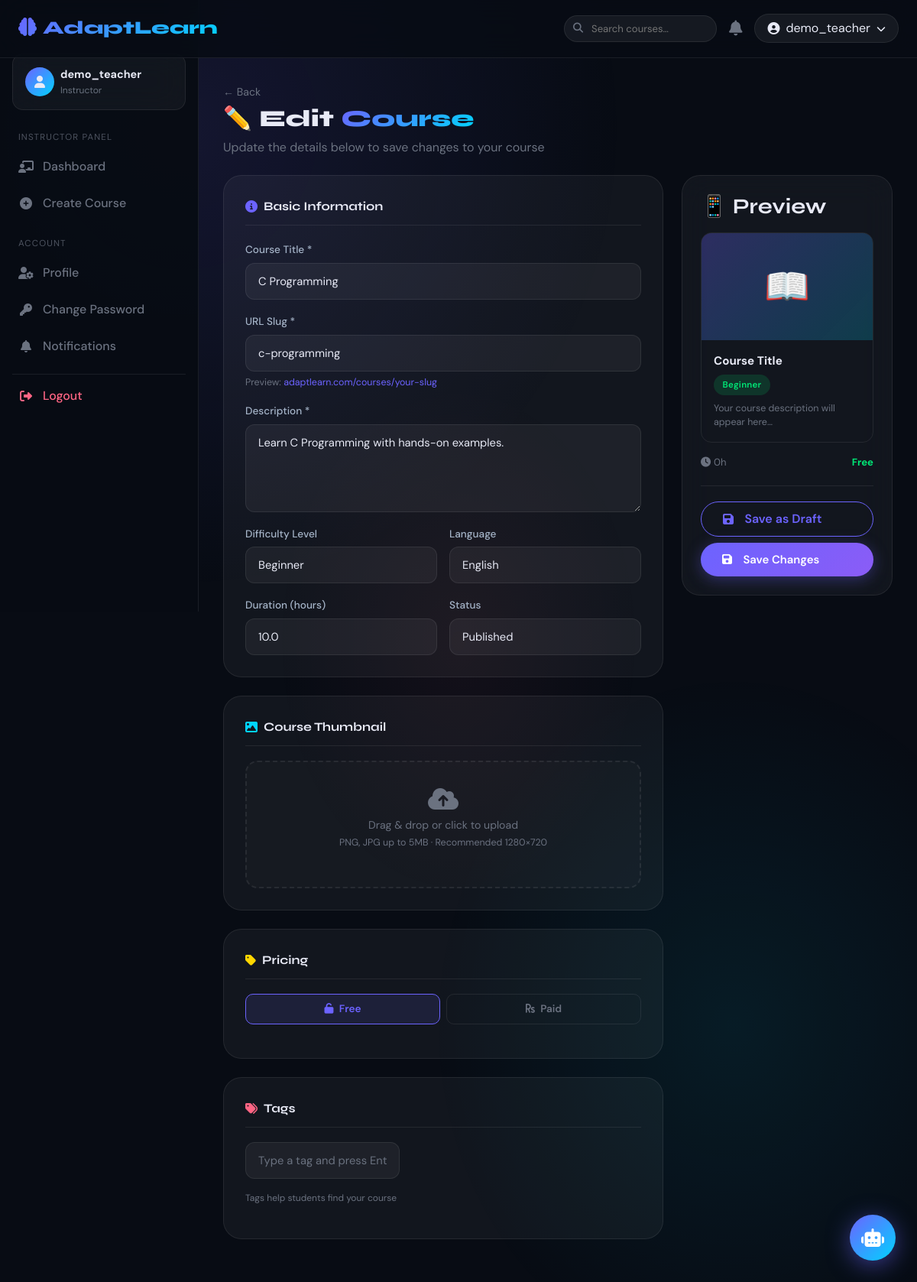
Screenshot of /courses/12/edit/ (signed in) with the database file from the repository.
### learning/models.py (models this page shows, shortened)
class UserProfile(models.Model):
    ROLE_CHOICES = [('student', 'Student'), ('instructor', 'Instructor'), ('admin', 'Admin')]
    user = models.OneToOneField(User, on_delete=models.CASCADE, related_name='profile')
    role = models.CharField(max_length=20, choices=ROLE_CHOICES, default='student')
    avatar = models.ImageField(upload_to='avatars/', null=True, blank=True)
    bio = models.TextField(blank=True)
    phone = models.CharField(max_length=15, blank=True)
    date_of_birth = models.DateField(null=True, blank=True)
    learning_style = models.CharField(max_length=50, blank=True)  # visual/auditory/reading/kinesthetic
    skill_level = models.CharField(max_length=20, default='beginner',
                                   choices=[('beginner','Beginner'),('intermediate','Intermediate'),('advanced','Advanced')])
    total_points = models.IntegerField(default=0)
    created_at = models.DateTimeField(auto_now_add=True)
    updated_at = models.DateTimeField(auto_now=True)

class Course(models.Model):
    DIFFICULTY = [('beginner','Beginner'),('intermediate','Intermediate'),('advanced','Advanced')]
    STATUS     = [('draft','Draft'),('published','Published'),('archived','Archived')]
    title        = models.CharField(max_length=200)
    slug         = models.SlugField(unique=True)
    description  = models.TextField()
    instructor   = models.ForeignKey(User, on_delete=models.CASCADE, related_name='courses_taught')
    thumbnail    = models.ImageField(upload_to='course_thumbnails/', null=True, blank=True)
    difficulty   = models.CharField(max_length=20, choices=DIFFICULTY, default='beginner')
    status       = models.CharField(max_length=20, choices=STATUS, default='draft')
    price        = models.DecimalField(max_digits=8, decimal_places=2, default=0.00)
    is_free      = models.BooleanField(default=False)
    tags         = models.CharField(max_length=300, blank=True)
    duration_hrs = models.FloatField(default=0)
    language     = models.CharField(max_length=50, default='English')
    rating       = models.FloatField(default=0.0)
    total_enrolled = models.IntegerField(default=0)
    created_at   = models.DateTimeField(auto_now_add=True)
    updated_at   = models.DateTimeField(auto_now=True)
    class Meta:
        ordering = ['-created_at']

### learning/views.py (the view)
# urls.py: path('courses/<int:course_id>/edit/', views.edit_course, name='edit_course'),
@login_required
def edit_course(request, course_id):
    course = get_object_or_404(Course, id=course_id, instructor=request.user)
    if request.method == 'POST':
        form = CourseForm(request.POST, request.FILES, instance=course)
        if form.is_valid():
            c = form.save(commit=False)
            c.is_free = request.POST.get('is_free', 'false') == 'true'
            if c.is_free:
                c.price = 0
            c.tags = request.POST.get('tags', '')
            c.save()
            messages.success(request, f'Course "{c.title}" updated successfully!')
            return redirect('instructor_dashboard')
    else:
        form = CourseForm(instance=course)
    return render(request, 'learning/edit_course.html', {'form': form, 'course': course})

### templates/learning/edit_course.html (shortened to what this page needs)
{% extends 'base.html' %}
{% block content %}
<div class="mb-4" data-aos="fade-down">
  <a href="{% url 'dashboard' %}" style="color:var(--muted);font-size:.88rem">← Back</a>
  <h1 style="font-family:'Syne',sans-serif;font-size:1.9rem;font-weight:800;margin-top:.3rem">
    ✏️ Edit <span class="gradient-text">Course</span>
  </h1>
  <p style="color:var(--muted)">Update the details below to save changes to your course</p>
</div>
<form method="post" enctype="multipart/form-data" id="courseForm">
  <div class="row g-4">
    <div class="col-xl-8">
      <div class="form-section" data-aos="fade-up">
        <div class="form-section-title"><i class="fas fa-info-circle" style="color:var(--accent)"></i> Basic Information</div>
        <div class="mb-3">
          <label class="form-label">Course Title *</label>
          {{ form.title }}
        </div>
        <div class="mb-3">
          <label class="form-label">URL Slug *</label>
          {{ form.slug }}
          <div class="slug-preview">Preview: <span>adaptlearn.com/courses/<span id="slugPreview">your-slug</span></span></div>
        </div>
        <div class="mb-3">
          <label class="form-label">Description *</label>
          {{ form.description }}
        </div>
        <div class="row g-3">
          <div class="col-md-6">
            <label class="form-label">Difficulty Level</label>
            {{ form.difficulty }}
          </div>
          <div class="col-md-6">
            <label class="form-label">Language</label>
            {{ form.language }}
          </div>
          <div class="col-md-6">
            <label class="form-label">Duration (hours)</label>
            {{ form.duration_hrs }}
          </div>
          <div class="col-md-6">
            <label class="form-label">Status</label>
            {{ form.status }}
          </div>
        </div>
      </div>
      <div class="form-section" data-aos="fade-up" data-aos-delay="50">
        <div class="form-section-title"><i class="fas fa-image" style="color:var(--accent2)"></i> Course Thumbnail</div>
        <div class="drop-zone" id="dropZone" onclick="document.getElementById('thumbnailInput').click()">
          <i class="fas fa-cloud-upload-alt fa-2x mb-2" style="color:var(--muted)"></i>
          <p style="color:var(--muted);font-size:.88rem">Drag & drop or click to upload<br><span style="font-size:.78rem">PNG, JPG up to 5MB · Recommended 1280×720</span></p>
        </div>
      </div>
      <div class="form-section" data-aos="fade-up" data-aos-delay="100">
        <div class="form-section-title"><i class="fas fa-tag" style="color:var(--gold)"></i> Pricing</div>
        <div class="price-toggle mb-3" id="priceToggle">
          <button type="button" class="price-btn active" onclick="setPricing('free',this)">
            <i class="fas fa-unlock me-1"></i> Free
          </button>
          <button type="button" class="price-btn" onclick="setPricing('paid',this)">
            <i class="fas fa-rupee-sign me-1"></i> Paid
          </button>
        </div>
      </div>
      <div class="form-section" data-aos="fade-up" data-aos-delay="120">
        <div class="form-section-title"><i class="fas fa-tags" style="color:var(--accent3)"></i> Tags</div>
        <div class="mb-2">
          <input type="text" class="glass-input" id="tagInputField"
                 placeholder="Type a tag and press Enter…">
        </div>
        <p style="font-size:.75rem;color:var(--muted);margin-top:.5rem">Tags help students find your course</p>
      </div>
    </div>
    <div class="col-xl-4">
      <div class="glass p-4 sticky-top" style="top:84px;border-radius:var(--radius-lg)" data-aos="fade-left">
        <h3 style="font-weight:700;margin-bottom:1rem">📱 Preview</h3>
        <div style="border:1px solid var(--border);border-radius:14px;overflow:hidden;margin-bottom:1rem">
          <div id="previewThumbBox" style="height:140px;background:linear-gradient(135deg,rgba(108,99,255,.3),rgba(0,212,255,.2));display:flex;align-items:center;justify-content:center;font-size:3rem">📖</div>
          <div style="padding:1rem">
            <div id="previewTitle" style="font-weight:700;font-size:.95rem;margin-bottom:.4rem;color:var(--text)">Course Title</div>
            <div id="previewDiff" class="badge-difficulty badge-beginner mb-2">Beginner</div>
            <div id="previewDesc" style="font-size:.78rem;color:var(--muted)">Your course description will appear here…</div>
          </div>
        </div>
        <div class="d-flex justify-content-between mb-2" style="font-size:.82rem;color:var(--muted)">
          <span><i class="fas fa-clock me-1"></i><span id="previewDuration">0</span>h</span>
          <span id="previewPrice" style="font-weight:700;color:var(--green)">Free</span>
        </div>
        <div class="divider"></div>
        <div class="d-flex flex-column gap-2">
          <button type="submit" name="status" value="draft" class="btn-outline-glow btn w-100">
            <i class="fas fa-save me-2"></i>Save as Draft
          </button>
          <button type="submit" class="btn-primary-glow btn w-100">
            <i class="fas fa-save me-2"></i>Save Changes
          </button>
        </div>
      </div>
    </div>
  </div>
</form>
{% endblock %}

### templates/base.html (shortened to what this page needs)
{% load static %}{% load learning_extras %}
<!DOCTYPE html>
<html lang="en" data-theme="dark">
<head>
  <link href="https://cdn.jsdelivr.net/npm/bootstrap@5.3.2/dist/css/bootstrap.min.css" rel="stylesheet" />
  <link href="https://cdnjs.cloudflare.com/ajax/libs/font-awesome/6.5.0/css/all.min.css" rel="stylesheet" />
  <link href="https://cdn.jsdelivr.net/npm/aos@2.3.4/dist/aos.css" rel="stylesheet" />
  <link href="{% static 'css/main.css' %}" rel="stylesheet"/>
</head>
<body>
  <nav class="navbar navbar-expand-lg">
    <div class="container-fluid px-4">
      <a class="navbar-brand" href="{% url 'home' %}">
        <i class="fas fa-brain me-2"></i>AdaptLearn
      </a>
      <div class="ms-auto d-flex align-items-center gap-3">
        {% if request.user.is_authenticated %}
        <form action="{% url 'search' %}" method="get" class="d-none d-lg-flex align-items-center">
          <div style="position:relative">
            <i class="fas fa-search" style="position:absolute;left:.75rem;top:50%;transform:translateY(-50%);color:var(--muted);font-size:.82rem"></i>
            <input type="text" name="q" placeholder="Search courses…"
                   style="background:rgba(255,255,255,.06);border:1px solid var(--border);border-radius:50px;color:var(--text);padding:.42rem .9rem .42rem 2.2rem;font-size:.82rem;width:200px;outline:none;transition:all .2s"
                   onfocus="this.style.width='260px';this.style.borderColor='var(--accent)'"
                   onblur="this.style.width='200px';this.style.borderColor='var(--border)'">
          </div>
        </form>
          <a href="{% url 'notifications' %}" class="position-relative" style="color:var(--muted)">
            <i class="fas fa-bell fa-lg"></i>
          </a>
          <div class="dropdown">
            <button class="btn d-flex align-items-center gap-2 px-3"
                    style="background:rgba(255,255,255,.06);border:1px solid var(--border);border-radius:50px;color:var(--text)"
                    data-bs-toggle="dropdown">
              <i class="fas fa-user-circle"></i>
              <span class="d-none d-md-inline">{{ request.user.first_name|default:request.user.username }}</span>
              <i class="fas fa-chevron-down fa-xs"></i>
            </button>
          </div>
        {% else %}
          <a href="{% url 'user_login' %}" class="btn-outline-glow btn">Login</a>
          <a href="{% url 'user_register' %}" class="btn-primary-glow btn">Sign Up</a>
        {% endif %}
      </div>
    </div>
  </nav>
  {% if request.user.is_authenticated %}
  <div class="d-flex">
    <aside class="sidebar" id="sidebar">
      <div class="px-3 mb-2">
        <div class="d-flex align-items-center gap-2 p-3 glass" style="border-radius:14px">
          <div style="width:38px;height:38px;background:linear-gradient(135deg,var(--accent),var(--accent2));
                      border-radius:50%;display:flex;align-items:center;justify-content:center;font-size:1rem">
            <i class="fas fa-user"></i>
          </div>
          <div>
            <div style="font-weight:700;font-size:.9rem">{{ request.user.first_name|default:request.user.username }}</div>
            <div style="font-size:.75rem;color:var(--muted)">{{ request.user.profile.role|title|default:"Student" }}</div>
          </div>
        </div>
      </div>
      {% if request.user.is_superuser or request.user.is_staff or request.user.profile.role == 'instructor' or request.user.profile.role == 'admin' %}
      <div class="sidebar-section">Instructor Panel</div>
      <a href="{% url 'instructor_dashboard' %}" class="sidebar-link {% if request.resolver_match.url_name == 'instructor_dashboard' %}active{% endif %}">
        <i class="fas fa-chalkboard-teacher"></i> Dashboard
      </a>
      <a href="{% url 'create_course' %}" class="sidebar-link {% if request.resolver_match.url_name == 'create_course' %}active{% endif %}">
        <i class="fas fa-plus-circle"></i> Create Course
      </a>
      {% endif %}
      <div class="sidebar-section">Account</div>
      <a href="{% url 'profile' %}"
         class="sidebar-link {% if request.resolver_match.url_name == 'profile' %}active{% endif %}">
        <i class="fas fa-user-cog"></i> Profile
      </a>
      <a href="{% url 'change_password' %}"
         class="sidebar-link {% if request.resolver_match.url_name == 'change_password' %}active{% endif %}">
        <i class="fas fa-key"></i> Change Password
      </a>
      <a href="{% url 'notifications' %}"
         class="sidebar-link {% if request.resolver_match.url_name == 'notifications' %}active{% endif %}">
        <i class="fas fa-bell"></i> Notifications
      </a>
      <div style="height:1px;background:rgba(255,255,255,.08);margin:.75rem 1rem .25rem"></div>
      <a href="{% url 'logout' %}" class="sidebar-link mb-3" style="color:var(--accent3)">
        <i class="fas fa-sign-out-alt"></i> Logout
      </a>
    </aside>
    <main class="main-content flex-grow-1" style="min-height:calc(100vh - 68px)">
      {% block content %}{% endblock %}
    </main>
  </div>
  <button class="chatbot-fab" onclick="window.location='{% url 'chatbot' %}'" title="AI Chatbot">
    <i class="fas fa-robot"></i>
  </button>
  {% else %}
  <main style="position:relative;z-index:1">{% block extra_content %}{% endblock %}</main>
  {% endif %}
</body>
</html>

### rows the page displays
Course: title "C Programming", slug "c-programming", description "Learn C Programming with hands-on examples.", difficulty "Beginner", language "English", duration_hrs "10.0", status "Published"

### other values shown
{{ request.user.first_name|default:request.user.username }} "demo_teacher"
{{ request.user.profile.role|title|default:"Student" }} "Instructor"
